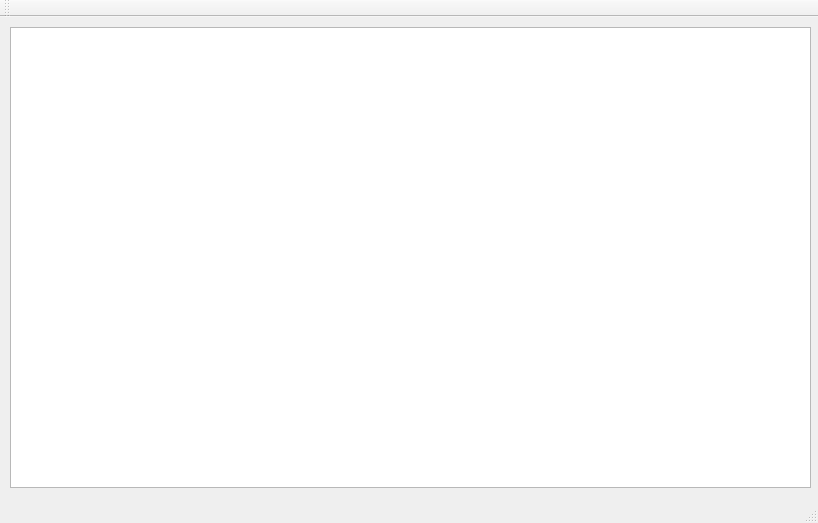
<?xml version="1.0" encoding="UTF-8"?>
<ui version="4.0">
 <class>QSOLogger</class>
 <widget class="QMainWindow" name="QSOLogger">
  <property name="geometry">
   <rect>
    <x>0</x>
    <y>0</y>
    <width>818</width>
    <height>523</height>
   </rect>
  </property>
  <property name="windowTitle">
   <string>QSOLogger</string>
  </property>
  <widget class="QWidget" name="centralWidget">
   <widget class="QTableView" name="tableView">
    <property name="geometry">
     <rect>
      <x>10</x>
      <y>10</y>
      <width>801</width>
      <height>461</height>
     </rect>
    </property>
   </widget>
  </widget>
  <widget class="QMenuBar" name="menuBar">
   <property name="geometry">
    <rect>
     <x>0</x>
     <y>0</y>
     <width>818</width>
     <height>22</height>
    </rect>
   </property>
  </widget>
  <widget class="QToolBar" name="mainToolBar">
   <attribute name="toolBarArea">
    <enum>TopToolBarArea</enum>
   </attribute>
   <attribute name="toolBarBreak">
    <bool>false</bool>
   </attribute>
  </widget>
  <widget class="QStatusBar" name="statusBar"/>
 </widget>
 <layoutdefault spacing="6" margin="11"/>
 <resources/>
 <connections/>
</ui>
